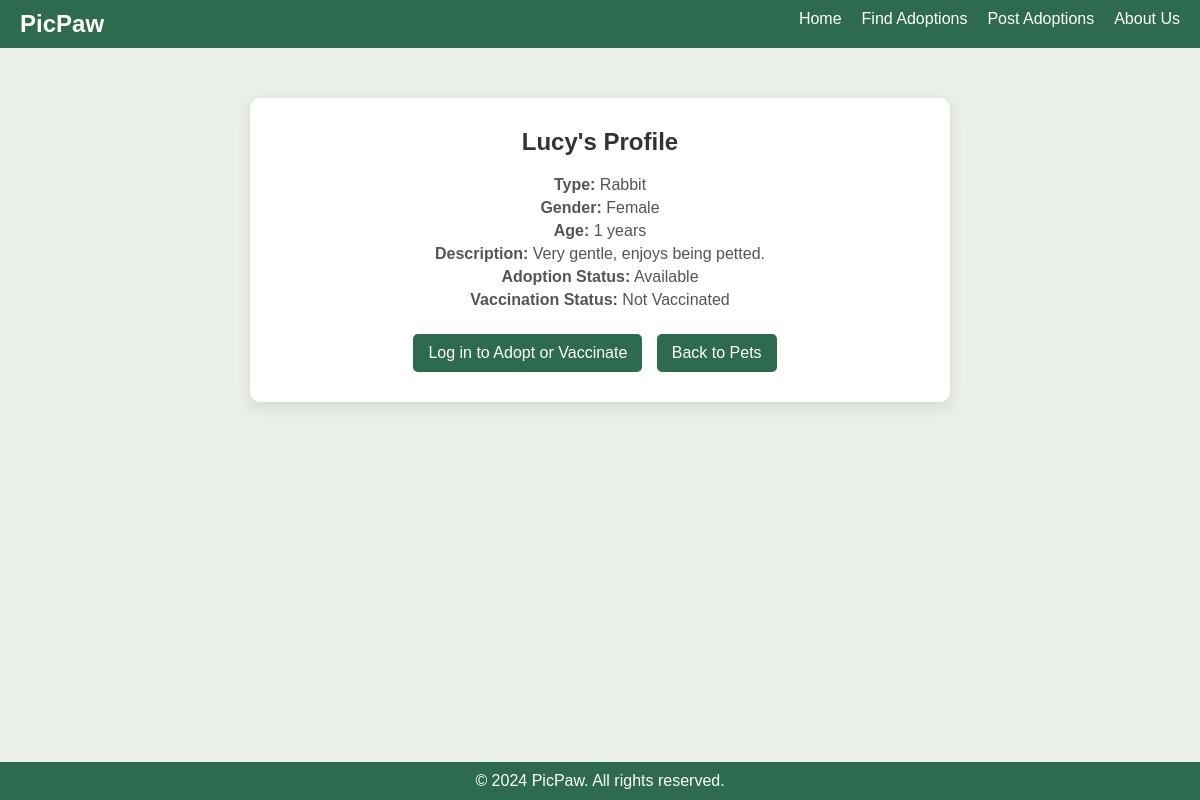
The app's page /pet_profile.php?PetID=24 with its own data.
### tables this page shows
CREATE TABLE `Pets` (
  `PetID` int(11) NOT NULL,
  `UserID` int(11) NOT NULL,
  `Name` varchar(50) NOT NULL,
  `Category` varchar(50) NOT NULL,
  `Age` int(11) NOT NULL,
  `Gender` enum('Male','Female') NOT NULL,
  `Description` text DEFAULT NULL,
  `AdoptionStatus` enum('Available','Adopted') NOT NULL,
  `VaccinationStatus` enum('Vaccinated','Not Vaccinated') NOT NULL,
  `CreatedAt` timestamp NOT NULL DEFAULT current_timestamp()
);

### pet_profile.php (the view, shortened to what this page needs)
<?php
include 'db.php';
$petID = $_GET['PetID'];
$sql = "SELECT * FROM Pets WHERE PetID = $petID";
$stmt = $conn->prepare($sql);
$stmt->execute();
$result = $stmt->get_result();
$pet = $result->fetch_assoc();
?>
<!DOCTYPE html>
<html lang="en">
<head>
</head>
<body>
    <nav>
        <div class="logo">
            <h1>PicPaw</h1>
        </div>
        <ul class="nav-links">
            <li><a href="index.php">Home</a></li>
            <li><a href="view_pets.php">Find Adoptions</a></li>
            <li><a href="add_pet.php">Post Adoptions</a></li>
            <li><a href="about.php">About Us</a></li>
        </ul>
    </nav>
    <div class="container">
        <h2><?php echo htmlspecialchars($pet['Name']); ?>'s Profile</h2>
        <p><strong>Type:</strong> <?php echo htmlspecialchars($pet['Category']); ?></p>
        <p><strong>Gender:</strong> <?php echo htmlspecialchars($pet['Gender']); ?></p>
        <p><strong>Age:</strong> <?php echo htmlspecialchars($pet['Age']); ?> years</p>
        <p><strong>Description:</strong> <?php echo htmlspecialchars($pet['Description']); ?></p>
        <p><strong>Adoption Status:</strong> <?php echo htmlspecialchars($pet['AdoptionStatus']); ?></p>
        <p><strong>Vaccination Status:</strong> <?php echo htmlspecialchars($pet['VaccinationStatus']); ?></p>
        <?php if (isset($_SESSION['user_id'])): ?>
            <?php if ($pet['AdoptionStatus'] == 'Available'): ?>
                <form method="POST">
                    <button type="submit" name="adopt" class="btn">Adopt Me</button>
                </form>
            <?php endif; ?>
            <?php if ($pet['VaccinationStatus'] != 'Vaccinated'): ?>
                <a href="list_of_vets.php" class="btn">Appointment to Vet</a>
            <?php endif; ?>
        <?php else: ?>
            <?php if ($pet['VaccinationStatus'] != 'Vaccinated' || $pet['AdoptionStatus'] == 'Available'): ?>
                <a href="login.php" class="btn">Log in to Adopt or Vaccinate</a>
            <?php endif; ?>
        <?php endif; ?>
        <a href="view_pets.php" class="btn">Back to Pets</a>
    </div>
    <footer>
        <p>&copy; 2024 PicPaw. All rights reserved.</p>
    </footer>
</body>
</html>

### pet_profile.php (style rules this page uses)
* { margin: 0; padding: 0; box-sizing: border-box; }
body { font-family: Arial, sans-serif; background-color: #eaf0e7; color: #333; }
nav { display: flex; justify-content: space-between; background-color: #2d6a4f; padding: 10px 20px; }
nav .logo h1 { color: white; }
nav .nav-links { display: flex; list-style: none; }
nav .nav-links li { margin-left: 20px; }
nav .nav-links a { color: white; text-decoration: none; }
.container { background-color: #fff; padding: 30px; border-radius: 10px; box-shadow: 0 5px 15px rgba(0, 0, 0, 0.1); max-width: 700px; margin: 50px auto; text-align: center; }
.container h2 { margin-bottom: 20px; font-size: 24px; color: #333; }
.container p { margin: 5px 0; color: #555; }
.btn { background-color: #2d6a4f; color: white; padding: 10px 15px; text-decoration: none; border-radius: 5px; display: inline-block; margin-right: 10px; margin-top: 20px; border: none; cursor: pointer; font-size: 16px; }
footer { background-color: #2d6a4f; color: white; text-align: center; padding: 10px; position: fixed; bottom: 0; width: 100%; }

### records on screen
pets: Name "Lucy", Category "Rabbit", Gender "Female", Age "1", Description "Very gentle, enjoys being petted.", AdoptionStatus "Available", VaccinationStatus "Not Vaccinated"
